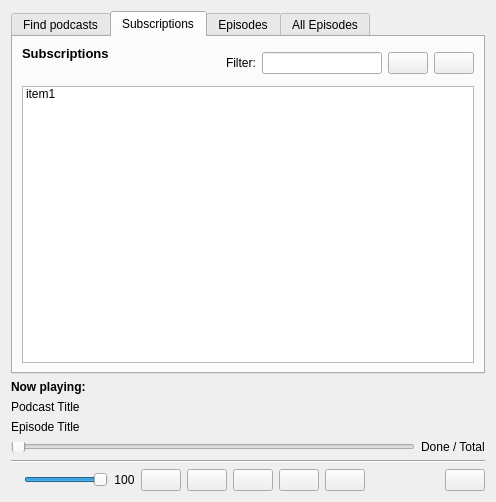
<?xml version="1.0" encoding="UTF-8"?>
<ui version="4.0">
 <class>Form</class>
 <widget class="QWidget" name="Form">
  <property name="geometry">
   <rect>
    <x>0</x>
    <y>0</y>
    <width>496</width>
    <height>502</height>
   </rect>
  </property>
  <property name="windowTitle">
   <string>Pod</string>
  </property>
  <layout class="QVBoxLayout" name="verticalLayout">
   <item>
    <layout class="QVBoxLayout" name="verticalLayout_3">
     <item>
      <widget class="QTabWidget" name="tabWidget">
       <property name="tabShape">
        <enum>QTabWidget::Rounded</enum>
       </property>
       <property name="currentIndex">
        <number>1</number>
       </property>
       <property name="documentMode">
        <bool>false</bool>
       </property>
       <widget class="QWidget" name="tabFind">
        <attribute name="icon">
         <iconset>
          <normaloff>ui/search.png</normaloff>ui/search.png</iconset>
        </attribute>
        <attribute name="title">
         <string>Find podcasts</string>
        </attribute>
        <layout class="QVBoxLayout" name="verticalLayout_5">
         <item>
          <layout class="QHBoxLayout" name="horizontalLayout_4">
           <item>
            <widget class="QLabel" name="label_10">
             <property name="font">
              <font>
               <pointsize>10</pointsize>
               <weight>75</weight>
               <bold>true</bold>
              </font>
             </property>
             <property name="text">
              <string>Find new podcasts</string>
             </property>
             <property name="alignment">
              <set>Qt::AlignLeading|Qt::AlignLeft|Qt::AlignTop</set>
             </property>
            </widget>
           </item>
           <item>
            <widget class="QLabel" name="label">
             <property name="sizePolicy">
              <sizepolicy hsizetype="Minimum" vsizetype="Preferred">
               <horstretch>0</horstretch>
               <verstretch>0</verstretch>
              </sizepolicy>
             </property>
             <property name="maximumSize">
              <size>
               <width>16777215</width>
               <height>16777215</height>
              </size>
             </property>
             <property name="text">
              <string>Sources:</string>
             </property>
             <property name="alignment">
              <set>Qt::AlignRight|Qt::AlignTrailing|Qt::AlignVCenter</set>
             </property>
            </widget>
           </item>
           <item>
            <widget class="QComboBox" name="cbxSearchType">
             <property name="toolTip">
              <string>Select podcast sources to search</string>
             </property>
            </widget>
           </item>
          </layout>
         </item>
         <item>
          <layout class="QHBoxLayout" name="horizontalLayout_3">
           <item>
            <widget class="QLineEdit" name="txtSubSearch">
             <property name="placeholderText">
              <string>Search online for podcasts</string>
             </property>
             <property name="clearButtonEnabled">
              <bool>true</bool>
             </property>
            </widget>
           </item>
           <item>
            <widget class="QPushButton" name="btnSubSearch">
             <property name="text">
              <string/>
             </property>
             <property name="icon">
              <iconset>
               <normaloff>ui/search.png</normaloff>ui/search.png</iconset>
             </property>
             <property name="autoDefault">
              <bool>true</bool>
             </property>
             <property name="default">
              <bool>false</bool>
             </property>
            </widget>
           </item>
          </layout>
         </item>
         <item>
          <widget class="QListView" name="lstSubSearchResults"/>
         </item>
         <item>
          <layout class="QHBoxLayout" name="horizontalLayout_11">
           <item>
            <widget class="QLabel" name="label_2">
             <property name="text">
              <string>Add by RSS URL:</string>
             </property>
            </widget>
           </item>
           <item>
            <widget class="QLineEdit" name="txtRssUrl"/>
           </item>
           <item>
            <widget class="QPushButton" name="btnAddRss">
             <property name="text">
              <string>Subscribe</string>
             </property>
            </widget>
           </item>
          </layout>
         </item>
        </layout>
       </widget>
       <widget class="QWidget" name="tabSubs">
        <attribute name="icon">
         <iconset>
          <normaloff>ui/antenna.png</normaloff>ui/antenna.png</iconset>
        </attribute>
        <attribute name="title">
         <string>Subscriptions</string>
        </attribute>
        <layout class="QVBoxLayout" name="verticalLayout_2">
         <item>
          <layout class="QHBoxLayout" name="horizontalLayout_10">
           <item>
            <layout class="QVBoxLayout" name="verticalLayout_11">
             <item>
              <widget class="QLabel" name="lblEps_3">
               <property name="minimumSize">
                <size>
                 <width>120</width>
                 <height>0</height>
                </size>
               </property>
               <property name="font">
                <font>
                 <pointsize>10</pointsize>
                 <weight>75</weight>
                 <bold>true</bold>
                </font>
               </property>
               <property name="text">
                <string>Subscriptions</string>
               </property>
               <property name="alignment">
                <set>Qt::AlignLeading|Qt::AlignLeft|Qt::AlignTop</set>
               </property>
              </widget>
             </item>
             <item>
              <widget class="QLabel" name="lblLabel">
               <property name="minimumSize">
                <size>
                 <width>120</width>
                 <height>0</height>
                </size>
               </property>
               <property name="font">
                <font>
                 <pointsize>8</pointsize>
                 <weight>50</weight>
                 <bold>false</bold>
                </font>
               </property>
               <property name="text">
                <string/>
               </property>
               <property name="alignment">
                <set>Qt::AlignLeading|Qt::AlignLeft|Qt::AlignTop</set>
               </property>
               <property name="wordWrap">
                <bool>true</bool>
               </property>
              </widget>
             </item>
            </layout>
           </item>
           <item>
            <widget class="QLabel" name="label_11">
             <property name="sizePolicy">
              <sizepolicy hsizetype="Fixed" vsizetype="Preferred">
               <horstretch>0</horstretch>
               <verstretch>0</verstretch>
              </sizepolicy>
             </property>
             <property name="text">
              <string>Filter:</string>
             </property>
            </widget>
           </item>
           <item>
            <widget class="QLineEdit" name="txtSubFilter">
             <property name="minimumSize">
              <size>
               <width>120</width>
               <height>0</height>
              </size>
             </property>
             <property name="maximumSize">
              <size>
               <width>120</width>
               <height>16777215</height>
              </size>
             </property>
             <property name="clearButtonEnabled">
              <bool>true</bool>
             </property>
            </widget>
           </item>
           <item>
            <widget class="QPushButton" name="btnSortSubs">
             <property name="sizePolicy">
              <sizepolicy hsizetype="Fixed" vsizetype="Fixed">
               <horstretch>0</horstretch>
               <verstretch>0</verstretch>
              </sizepolicy>
             </property>
             <property name="text">
              <string/>
             </property>
             <property name="icon">
              <iconset>
               <normaloff>ui/sort-descending.png</normaloff>ui/sort-descending.png</iconset>
             </property>
            </widget>
           </item>
           <item>
            <widget class="QPushButton" name="btnRefreshSubs">
             <property name="sizePolicy">
              <sizepolicy hsizetype="Fixed" vsizetype="Fixed">
               <horstretch>0</horstretch>
               <verstretch>0</verstretch>
              </sizepolicy>
             </property>
             <property name="text">
              <string/>
             </property>
             <property name="icon">
              <iconset>
               <normaloff>ui/reload.png</normaloff>ui/reload.png</iconset>
             </property>
            </widget>
           </item>
          </layout>
         </item>
         <item>
          <widget class="QListWidget" name="lstSubs">
           <property name="alternatingRowColors">
            <bool>true</bool>
           </property>
           <item>
            <property name="text">
             <string>item1</string>
            </property>
           </item>
          </widget>
         </item>
        </layout>
       </widget>
       <widget class="QWidget" name="tabEps">
        <attribute name="icon">
         <iconset>
          <normaloff>ui/headphone.png</normaloff>ui/headphone.png</iconset>
        </attribute>
        <attribute name="title">
         <string>Episodes</string>
        </attribute>
        <layout class="QVBoxLayout" name="verticalLayout_4">
         <item>
          <layout class="QHBoxLayout" name="horizontalLayout_9">
           <item>
            <layout class="QVBoxLayout" name="verticalLayout_10">
             <item>
              <widget class="QLabel" name="lblEps">
               <property name="minimumSize">
                <size>
                 <width>120</width>
                 <height>0</height>
                </size>
               </property>
               <property name="font">
                <font>
                 <pointsize>10</pointsize>
                 <weight>75</weight>
                 <bold>true</bold>
                </font>
               </property>
               <property name="text">
                <string>Episodes</string>
               </property>
               <property name="alignment">
                <set>Qt::AlignLeading|Qt::AlignLeft|Qt::AlignTop</set>
               </property>
              </widget>
             </item>
             <item>
              <widget class="QLabel" name="lblCurrentShowTitle">
               <property name="minimumSize">
                <size>
                 <width>120</width>
                 <height>0</height>
                </size>
               </property>
               <property name="font">
                <font>
                 <pointsize>8</pointsize>
                 <weight>50</weight>
                 <bold>false</bold>
                </font>
               </property>
               <property name="text">
                <string/>
               </property>
               <property name="alignment">
                <set>Qt::AlignLeading|Qt::AlignLeft|Qt::AlignTop</set>
               </property>
               <property name="wordWrap">
                <bool>true</bool>
               </property>
              </widget>
             </item>
            </layout>
           </item>
           <item>
            <widget class="QLabel" name="label_8">
             <property name="sizePolicy">
              <sizepolicy hsizetype="Fixed" vsizetype="Preferred">
               <horstretch>0</horstretch>
               <verstretch>0</verstretch>
              </sizepolicy>
             </property>
             <property name="text">
              <string>Filter:</string>
             </property>
            </widget>
           </item>
           <item>
            <widget class="QLineEdit" name="txtEpFilter">
             <property name="minimumSize">
              <size>
               <width>120</width>
               <height>0</height>
              </size>
             </property>
             <property name="maximumSize">
              <size>
               <width>120</width>
               <height>16777215</height>
              </size>
             </property>
             <property name="clearButtonEnabled">
              <bool>true</bool>
             </property>
            </widget>
           </item>
           <item>
            <widget class="QPushButton" name="btnSortEps">
             <property name="sizePolicy">
              <sizepolicy hsizetype="Fixed" vsizetype="Fixed">
               <horstretch>0</horstretch>
               <verstretch>0</verstretch>
              </sizepolicy>
             </property>
             <property name="text">
              <string/>
             </property>
             <property name="icon">
              <iconset>
               <normaloff>ui/sort-descending.png</normaloff>ui/sort-descending.png</iconset>
             </property>
            </widget>
           </item>
           <item>
            <widget class="QPushButton" name="btnRefreshEps">
             <property name="sizePolicy">
              <sizepolicy hsizetype="Fixed" vsizetype="Fixed">
               <horstretch>0</horstretch>
               <verstretch>0</verstretch>
              </sizepolicy>
             </property>
             <property name="text">
              <string/>
             </property>
             <property name="icon">
              <iconset>
               <normaloff>ui/reload.png</normaloff>ui/reload.png</iconset>
             </property>
            </widget>
           </item>
          </layout>
         </item>
         <item>
          <widget class="QListWidget" name="lstEps">
           <property name="alternatingRowColors">
            <bool>true</bool>
           </property>
           <property name="viewMode">
            <enum>QListView::ListMode</enum>
           </property>
           <property name="sortingEnabled">
            <bool>true</bool>
           </property>
          </widget>
         </item>
        </layout>
       </widget>
       <widget class="QWidget" name="tab">
        <attribute name="title">
         <string>All Episodes</string>
        </attribute>
        <layout class="QVBoxLayout" name="verticalLayout_8">
         <item>
          <layout class="QGridLayout" name="gridLayout_4">
           <item row="0" column="8">
            <widget class="QPushButton" name="btnRefreshEps_2">
             <property name="text">
              <string/>
             </property>
             <property name="icon">
              <iconset>
               <normaloff>ui/reload.png</normaloff>ui/reload.png</iconset>
             </property>
            </widget>
           </item>
           <item row="0" column="6">
            <widget class="QLineEdit" name="txtAllEpFilter">
             <property name="clearButtonEnabled">
              <bool>true</bool>
             </property>
            </widget>
           </item>
           <item row="0" column="5">
            <widget class="QLabel" name="label_9">
             <property name="text">
              <string>Filter:</string>
             </property>
            </widget>
           </item>
           <item row="0" column="7">
            <widget class="QPushButton" name="btnSortEps_2">
             <property name="text">
              <string/>
             </property>
             <property name="icon">
              <iconset>
               <normaloff>ui/sort-ascending.png</normaloff>ui/sort-ascending.png</iconset>
             </property>
            </widget>
           </item>
           <item row="0" column="4">
            <widget class="QLabel" name="lblEps_2">
             <property name="minimumSize">
              <size>
               <width>219</width>
               <height>40</height>
              </size>
             </property>
             <property name="font">
              <font>
               <pointsize>10</pointsize>
               <weight>75</weight>
               <bold>true</bold>
              </font>
             </property>
             <property name="text">
              <string>All Episodes</string>
             </property>
             <property name="alignment">
              <set>Qt::AlignLeading|Qt::AlignLeft|Qt::AlignTop</set>
             </property>
            </widget>
           </item>
          </layout>
         </item>
         <item>
          <widget class="QListWidget" name="lstAllEps">
           <property name="alternatingRowColors">
            <bool>true</bool>
           </property>
           <property name="sortingEnabled">
            <bool>true</bool>
           </property>
          </widget>
         </item>
        </layout>
       </widget>
      </widget>
     </item>
     <item>
      <widget class="QLabel" name="lblNowPlaying">
       <property name="font">
        <font>
         <weight>75</weight>
         <bold>true</bold>
        </font>
       </property>
       <property name="text">
        <string>Now playing:</string>
       </property>
      </widget>
     </item>
     <item>
      <layout class="QHBoxLayout" name="horizontalLayout_6">
       <item>
        <layout class="QVBoxLayout" name="verticalLayout_7">
         <item>
          <widget class="QLabel" name="lblCurrentPodTitle">
           <property name="text">
            <string>Podcast Title</string>
           </property>
          </widget>
         </item>
         <item>
          <widget class="QLabel" name="lblCurrentEpTitle">
           <property name="text">
            <string>Episode Title</string>
           </property>
          </widget>
         </item>
        </layout>
       </item>
       <item>
        <layout class="QHBoxLayout" name="horizontalLayout_8"/>
       </item>
       <item>
        <layout class="QVBoxLayout" name="verticalLayout_6">
         <item>
          <widget class="QLabel" name="lblDuration">
           <property name="text">
            <string/>
           </property>
           <property name="alignment">
            <set>Qt::AlignLeading|Qt::AlignLeft|Qt::AlignVCenter</set>
           </property>
          </widget>
         </item>
         <item>
          <widget class="QLabel" name="lblDate">
           <property name="text">
            <string/>
           </property>
           <property name="alignment">
            <set>Qt::AlignLeading|Qt::AlignLeft|Qt::AlignVCenter</set>
           </property>
          </widget>
         </item>
        </layout>
       </item>
      </layout>
     </item>
     <item>
      <layout class="QHBoxLayout" name="horizontalLayout_2">
       <item>
        <widget class="QSlider" name="sldProgress">
         <property name="sizePolicy">
          <sizepolicy hsizetype="Expanding" vsizetype="Fixed">
           <horstretch>1</horstretch>
           <verstretch>0</verstretch>
          </sizepolicy>
         </property>
         <property name="maximumSize">
          <size>
           <width>16777215</width>
           <height>10</height>
          </size>
         </property>
         <property name="orientation">
          <enum>Qt::Horizontal</enum>
         </property>
        </widget>
       </item>
       <item>
        <widget class="QLabel" name="lblProgress">
         <property name="text">
          <string>Done / Total</string>
         </property>
        </widget>
       </item>
      </layout>
     </item>
     <item>
      <widget class="Line" name="line">
       <property name="orientation">
        <enum>Qt::Horizontal</enum>
       </property>
      </widget>
     </item>
     <item>
      <layout class="QGridLayout" name="lytControls">
       <item row="1" column="2">
        <layout class="QHBoxLayout" name="horizontalLayout">
         <item>
          <widget class="QLabel" name="lblVolume">
           <property name="text">
            <string/>
           </property>
           <property name="textFormat">
            <enum>Qt::AutoText</enum>
           </property>
           <property name="pixmap">
            <pixmap>ui/volume3.png</pixmap>
           </property>
           <property name="scaledContents">
            <bool>false</bool>
           </property>
           <property name="wordWrap">
            <bool>false</bool>
           </property>
           <property name="margin">
            <number>0</number>
           </property>
          </widget>
         </item>
         <item>
          <widget class="QSlider" name="sldVolume">
           <property name="autoFillBackground">
            <bool>false</bool>
           </property>
           <property name="maximum">
            <number>100</number>
           </property>
           <property name="value">
            <number>100</number>
           </property>
           <property name="orientation">
            <enum>Qt::Horizontal</enum>
           </property>
           <property name="invertedAppearance">
            <bool>false</bool>
           </property>
          </widget>
         </item>
         <item>
          <widget class="QLabel" name="lblVolValue">
           <property name="minimumSize">
            <size>
             <width>15</width>
             <height>0</height>
            </size>
           </property>
           <property name="text">
            <string>100</string>
           </property>
           <property name="alignment">
            <set>Qt::AlignCenter</set>
           </property>
          </widget>
         </item>
        </layout>
       </item>
       <item row="1" column="3">
        <layout class="QHBoxLayout" name="horizontalLayout_5">
         <item>
          <widget class="QPushButton" name="btnPrev">
           <property name="text">
            <string/>
           </property>
           <property name="icon">
            <iconset>
             <normaloff>ui/back.png</normaloff>ui/back.png</iconset>
           </property>
          </widget>
         </item>
         <item>
          <widget class="QPushButton" name="btnRwd">
           <property name="text">
            <string/>
           </property>
           <property name="icon">
            <iconset>
             <normaloff>ui/rewind.png</normaloff>ui/rewind.png</iconset>
           </property>
          </widget>
         </item>
         <item>
          <widget class="QPushButton" name="btnPlayPause">
           <property name="text">
            <string/>
           </property>
           <property name="icon">
            <iconset>
             <normaloff>ui/play.png</normaloff>ui/play.png</iconset>
           </property>
          </widget>
         </item>
         <item>
          <widget class="QPushButton" name="btnFwd">
           <property name="text">
            <string/>
           </property>
           <property name="icon">
            <iconset>
             <normaloff>ui/forward.png</normaloff>ui/forward.png</iconset>
           </property>
          </widget>
         </item>
         <item>
          <widget class="QPushButton" name="btnNext">
           <property name="text">
            <string/>
           </property>
           <property name="icon">
            <iconset>
             <normaloff>ui/next.png</normaloff>ui/next.png</iconset>
           </property>
          </widget>
         </item>
        </layout>
       </item>
       <item row="1" column="7">
        <layout class="QHBoxLayout" name="horizontalLayout_7">
         <item>
          <widget class="QLabel" name="lblPlayerState">
           <property name="text">
            <string/>
           </property>
          </widget>
         </item>
         <item>
          <widget class="QLabel" name="lblBuffering">
           <property name="text">
            <string/>
           </property>
          </widget>
         </item>
         <item>
          <spacer name="spcControls">
           <property name="orientation">
            <enum>Qt::Horizontal</enum>
           </property>
           <property name="sizeHint" stdset="0">
            <size>
             <width>40</width>
             <height>20</height>
            </size>
           </property>
          </spacer>
         </item>
         <item>
          <widget class="QPushButton" name="btnSettings">
           <property name="text">
            <string/>
           </property>
           <property name="icon">
            <iconset>
             <normaloff>ui/settings.png</normaloff>ui/settings.png</iconset>
           </property>
          </widget>
         </item>
        </layout>
       </item>
      </layout>
     </item>
    </layout>
   </item>
  </layout>
 </widget>
 <resources>
  <include location="nobs.qrc"/>
 </resources>
 <connections/>
</ui>
